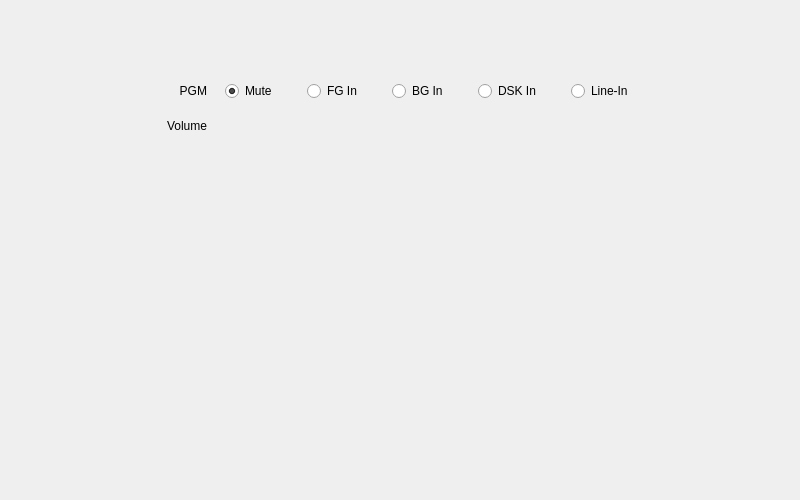
<?xml version="1.0" encoding="UTF-8"?>
<ui version="4.0">
 <class>CUE01_Audio_Form</class>
 <widget class="QWidget" name="CUE01_Audio_Form">
  <property name="geometry">
   <rect>
    <x>0</x>
    <y>0</y>
    <width>800</width>
    <height>500</height>
   </rect>
  </property>
  <property name="windowTitle">
   <string>Form</string>
  </property>
  <layout class="QVBoxLayout" name="verticalLayout">
   <item>
    <spacer name="verticalSpacer_2">
     <property name="orientation">
      <enum>Qt::Vertical</enum>
     </property>
     <property name="sizeType">
      <enum>QSizePolicy::Maximum</enum>
     </property>
     <property name="sizeHint" stdset="0">
      <size>
       <width>20</width>
       <height>70</height>
      </size>
     </property>
    </spacer>
   </item>
   <item>
    <layout class="QHBoxLayout" name="horizontalLayout_2">
     <item>
      <spacer name="horizontalSpacer">
       <property name="orientation">
        <enum>Qt::Horizontal</enum>
       </property>
       <property name="sizeHint" stdset="0">
        <size>
         <width>40</width>
         <height>20</height>
        </size>
       </property>
      </spacer>
     </item>
     <item>
      <layout class="QGridLayout" name="gridLayout">
       <property name="spacing">
        <number>18</number>
       </property>
       <item row="0" column="0">
        <widget class="QLabel" name="label">
         <property name="text">
          <string>PGM</string>
         </property>
         <property name="alignment">
          <set>Qt::AlignRight|Qt::AlignTrailing|Qt::AlignVCenter</set>
         </property>
        </widget>
       </item>
       <item row="1" column="0">
        <widget class="QLabel" name="label_2">
         <property name="text">
          <string>Volume</string>
         </property>
         <property name="alignment">
          <set>Qt::AlignRight|Qt::AlignTrailing|Qt::AlignVCenter</set>
         </property>
        </widget>
       </item>
       <item row="1" column="1">
        <widget class="SingleSliderWithSpinbox" name="widget_volumn" native="true"/>
       </item>
       <item row="0" column="1">
        <widget class="QWidget" name="radio_widget" native="true">
         <layout class="QHBoxLayout" name="horizontalLayout">
          <property name="spacing">
           <number>30</number>
          </property>
          <property name="leftMargin">
           <number>0</number>
          </property>
          <property name="topMargin">
           <number>0</number>
          </property>
          <property name="rightMargin">
           <number>0</number>
          </property>
          <property name="bottomMargin">
           <number>0</number>
          </property>
          <item>
           <widget class="QRadioButton" name="radioButton_mute">
            <property name="text">
             <string>Mute</string>
            </property>
            <property name="checked">
             <bool>true</bool>
            </property>
           </widget>
          </item>
          <item>
           <widget class="QRadioButton" name="radioButton_fg_in">
            <property name="text">
             <string>FG In</string>
            </property>
           </widget>
          </item>
          <item>
           <widget class="QRadioButton" name="radioButton_bg_in">
            <property name="text">
             <string>BG In</string>
            </property>
           </widget>
          </item>
          <item>
           <widget class="QRadioButton" name="radioButton_dsk_in">
            <property name="text">
             <string>DSK In</string>
            </property>
           </widget>
          </item>
          <item>
           <widget class="QRadioButton" name="radioButton_line_in">
            <property name="text">
             <string>Line-In</string>
            </property>
           </widget>
          </item>
         </layout>
        </widget>
       </item>
      </layout>
     </item>
     <item>
      <spacer name="horizontalSpacer_2">
       <property name="orientation">
        <enum>Qt::Horizontal</enum>
       </property>
       <property name="sizeHint" stdset="0">
        <size>
         <width>40</width>
         <height>20</height>
        </size>
       </property>
      </spacer>
     </item>
    </layout>
   </item>
   <item>
    <spacer name="verticalSpacer">
     <property name="orientation">
      <enum>Qt::Vertical</enum>
     </property>
     <property name="sizeHint" stdset="0">
      <size>
       <width>20</width>
       <height>338</height>
      </size>
     </property>
    </spacer>
   </item>
  </layout>
 </widget>
 <customwidgets>
  <customwidget>
   <class>SingleSliderWithSpinbox</class>
   <extends>QWidget</extends>
   <header>src.components.SingleSliderWithSpinbox</header>
   <container>1</container>
  </customwidget>
 </customwidgets>
 <resources/>
 <connections/>
</ui>
